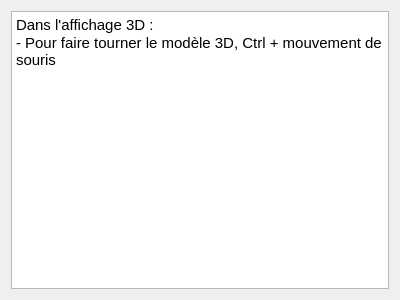
<?xml version="1.0" encoding="UTF-8"?>
<ui version="4.0">
 <class>HelpWindow</class>
 <widget class="QDialog" name="HelpWindow">
  <property name="geometry">
   <rect>
    <x>0</x>
    <y>0</y>
    <width>400</width>
    <height>300</height>
   </rect>
  </property>
  <property name="windowTitle">
   <string>Aide</string>
  </property>
  <layout class="QGridLayout" name="gridLayout">
   <item row="0" column="0">
    <widget class="QTextEdit" name="textEdit_helpWindow">
     <property name="readOnly">
      <bool>true</bool>
     </property>
     <property name="html">
      <string>&lt;!DOCTYPE HTML PUBLIC &quot;-//W3C//DTD HTML 4.0//EN&quot; &quot;http://www.w3.org/TR/REC-html40/strict.dtd&quot;&gt;
&lt;html&gt;&lt;head&gt;&lt;meta name=&quot;qrichtext&quot; content=&quot;1&quot; /&gt;&lt;style type=&quot;text/css&quot;&gt;
p, li { white-space: pre-wrap; }
&lt;/style&gt;&lt;/head&gt;&lt;body style=&quot; font-family:'Ubuntu'; font-size:11pt; font-weight:400; font-style:normal;&quot;&gt;
&lt;p style=&quot; margin-top:0px; margin-bottom:0px; margin-left:0px; margin-right:0px; -qt-block-indent:0; text-indent:0px;&quot;&gt;Dans l'affichage 3D :&lt;/p&gt;
&lt;p style=&quot; margin-top:0px; margin-bottom:0px; margin-left:0px; margin-right:0px; -qt-block-indent:0; text-indent:0px;&quot;&gt;- Pour faire tourner le modèle 3D, Ctrl + mouvement de souris&lt;/p&gt;&lt;/body&gt;&lt;/html&gt;</string>
     </property>
    </widget>
   </item>
  </layout>
 </widget>
 <resources/>
 <connections/>
</ui>
